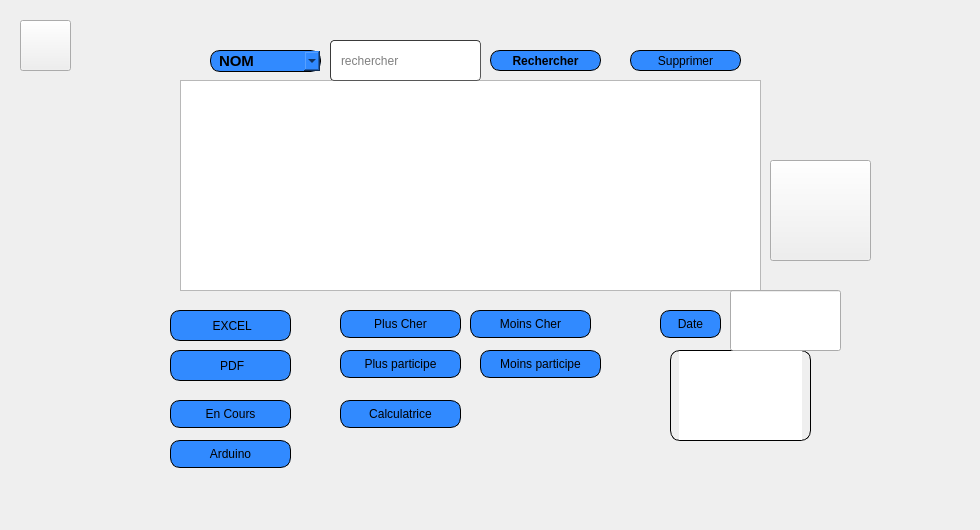
         <widget class="QWidget" name="page_18">
          <widget class="QLabel" name="label_51">
           <property name="geometry">
            <rect>
             <x>0</x>
             <y>-20</y>
             <width>971</width>
             <height>521</height>
            </rect>
           </property>
           <property name="text">
            <string/>
           </property>
           <property name="pixmap">
            <pixmap resource="qt.qrc">:/new/prefix1/icons/haya.png</pixmap>
           </property>
          </widget>
          <widget class="QLabel" name="label_52">
           <property name="geometry">
            <rect>
             <x>120</x>
             <y>30</y>
             <width>761</width>
             <height>441</height>
            </rect>
           </property>
           <property name="text">
            <string/>
           </property>
           <property name="pixmap">
            <pixmap resource="qt.qrc">:/new/prefix1/icons/imf.jpg</pixmap>
           </property>
          </widget>
          <widget class="QTableView" name="tableView">
           <property name="geometry">
            <rect>
             <x>180</x>
             <y>80</y>
             <width>581</width>
             <height>211</height>
            </rect>
           </property>
           <property name="styleSheet">
            <string notr="true">gridline-color: rgb(0, 0, 255);

selection-color: rgb(0, 0, 255);</string>
           </property>
          </widget>
          <widget class="QComboBox" name="comboBox">
           <property name="geometry">
            <rect>
             <x>210</x>
             <y>50</y>
             <width>111</width>
             <height>22</height>
            </rect>
           </property>
           <property name="font">
            <font>
             <family>Arial</family>
             <pointsize>11</pointsize>
             <weight>75</weight>
             <italic>false</italic>
             <bold>true</bold>
            </font>
           </property>
           <property name="styleSheet">
            <string notr="true">		border: 1px solid black;
border-radius: 10px;
padding: 0 8px;
background: #318aff;
font: bold, &quot;Arial&quot;;;
text-align:center;
</string>
           </property>
           <item>
            <property name="text">
             <string>NOM</string>
            </property>
           </item>
           <item>
            <property name="text">
             <string>PRIX</string>
            </property>
           </item>
           <item>
            <property name="text">
             <string>DATE</string>
            </property>
           </item>
          </widget>
          <widget class="QPushButton" name="search">
           <property name="geometry">
            <rect>
             <x>490</x>
             <y>50</y>
             <width>111</width>
             <height>21</height>
            </rect>
           </property>
           <property name="font">
            <font>
             <family>Arial</family>
             <pointsize>9</pointsize>
             <weight>75</weight>
             <italic>false</italic>
             <bold>true</bold>
            </font>
           </property>
           <property name="styleSheet">
            <string notr="true">		border: 1px solid black;
border-radius: 10px;
padding: 0 8px;
background: #318aff;
font: bold, &quot;Arial&quot;;;
text-align:center;
</string>
           </property>
           <property name="text">
            <string>Rechercher</string>
           </property>
           <property name="icon">
            <iconset resource="qt.qrc">
             <normaloff>:/new/prefix1/icons/AP.png</normaloff>:/new/prefix1/icons/AP.png</iconset>
           </property>
           <property name="iconSize">
            <size>
             <width>20</width>
             <height>20</height>
            </size>
           </property>
          </widget>
          <widget class="QLineEdit" name="recherche">
           <property name="geometry">
            <rect>
             <x>330</x>
             <y>40</y>
             <width>151</width>
             <height>41</height>
            </rect>
           </property>
           <property name="styleSheet">
            <string notr="true">	border-width: 1px; border-radius: 4px;
	border-color: rgb(58, 58, 58);
	border-style: inset;
	padding: 0 8px;


	selection-background-color: rgb(187, 187, 187);
	
gridline-color: rgb(0, 0, 255);</string>
           </property>
           <property name="placeholderText">
            <string>rechercher</string>
           </property>
          </widget>
          <widget class="QPushButton" name="supprimer">
           <property name="geometry">
            <rect>
             <x>630</x>
             <y>50</y>
             <width>111</width>
             <height>21</height>
            </rect>
           </property>
           <property name="styleSheet">
            <string notr="true">		border: 1px solid black;
border-radius: 10px;
padding: 0 8px;
background: #318aff;
font: bold, &quot;Arial&quot;;;
text-align:center;
</string>
           </property>
           <property name="text">
            <string>Supprimer</string>
           </property>
           <property name="icon">
            <iconset resource="qt.qrc">
             <normaloff>:/new/prefix1/icons/PP.png</normaloff>:/new/prefix1/icons/PP.png</iconset>
           </property>
          </widget>
          <widget class="QPushButton" name="excel">
           <property name="geometry">
            <rect>
             <x>170</x>
             <y>310</y>
             <width>121</width>
             <height>31</height>
            </rect>
           </property>
           <property name="styleSheet">
            <string notr="true">		border: 1px solid black;
border-radius: 10px;
padding: 0 8px;
background: #318aff;
font: bold, &quot;Arial&quot;;;
text-align:center;
</string>
           </property>
           <property name="text">
            <string> EXCEL</string>
           </property>
           <property name="icon">
            <iconset resource="qt.qrc">
             <normaloff>:/new/prefix1/icons/unnamed.png</normaloff>:/new/prefix1/icons/unnamed.png</iconset>
           </property>
          </widget>
          <widget class="QPushButton" name="pdf">
           <property name="geometry">
            <rect>
             <x>170</x>
             <y>350</y>
             <width>121</width>
             <height>31</height>
            </rect>
           </property>
           <property name="styleSheet">
            <string notr="true">		border: 1px solid black;
border-radius: 10px;
padding: 0 8px;
background: #318aff;
font: bold, &quot;Arial&quot;;;
text-align:center;
</string>
           </property>
           <property name="text">
            <string> PDF</string>
           </property>
           <property name="icon">
            <iconset resource="qt.qrc">
             <normaloff>:/new/prefix1/icons/unnamed.png</normaloff>:/new/prefix1/icons/unnamed.png</iconset>
           </property>
          </widget>
          <widget class="QPushButton" name="encours">
           <property name="geometry">
            <rect>
             <x>170</x>
             <y>400</y>
             <width>121</width>
             <height>28</height>
            </rect>
           </property>
           <property name="styleSheet">
            <string notr="true">		border: 1px solid black;
border-radius: 10px;
padding: 0 8px;
background: #318aff;
font: bold, &quot;Arial&quot;;;
text-align:center;
</string>
           </property>
           <property name="text">
            <string>En Cours</string>
           </property>
           <property name="icon">
            <iconset resource="projet.qrc">
             <normaloff>:/new/prefix1/icons/1458512 (1).png</normaloff>:/new/prefix1/icons/1458512 (1).png</iconset>
           </property>
          </widget>
          <widget class="QPushButton" name="pushButton">
           <property name="geometry">
            <rect>
             <x>340</x>
             <y>400</y>
             <width>121</width>
             <height>28</height>
            </rect>
           </property>
           <property name="styleSheet">
            <string notr="true">		border: 1px solid black;
border-radius: 10px;
padding: 0 8px;
background: #318aff;
font: bold, &quot;Arial&quot;;;
text-align:center;
</string>
           </property>
           <property name="text">
            <string>Calculatrice</string>
           </property>
           <property name="icon">
            <iconset resource="qt.qrc">
             <normaloff>:/new/prefix1/icons/B.png</normaloff>:/new/prefix1/icons/B.png</iconset>
           </property>
          </widget>
          <widget class="QPushButton" name="arduino">
           <property name="geometry">
            <rect>
             <x>170</x>
             <y>440</y>
             <width>121</width>
             <height>28</height>
            </rect>
           </property>
           <property name="styleSheet">
            <string notr="true">		border: 1px solid black;
border-radius: 10px;
padding: 0 8px;
background: #318aff;
font: bold, &quot;Arial&quot;;;
text-align:center;
</string>
           </property>
           <property name="text">
            <string>Arduino</string>
           </property>
           <property name="icon">
            <iconset resource="qt.qrc">
             <normaloff>:/new/prefix1/icons/arrow.png</normaloff>:/new/prefix1/icons/arrow.png</iconset>
           </property>
          </widget>
          <widget class="QTableView" name="tabdate">
           <property name="geometry">
            <rect>
             <x>670</x>
             <y>350</y>
             <width>141</width>
             <height>91</height>
            </rect>
           </property>
           <property name="styleSheet">
            <string notr="true">		border: 1px solid black;
border-radius: 10px;
padding: 0 8px;

font: bold, &quot;Arial&quot;;;
text-align:center;
</string>
           </property>
          </widget>
          <widget class="QLineEdit" name="nbdate">
           <property name="geometry">
            <rect>
             <x>730</x>
             <y>290</y>
             <width>111</width>
             <height>61</height>
            </rect>
           </property>
          </widget>
          <widget class="QPushButton" name="pbdate">
           <property name="geometry">
            <rect>
             <x>660</x>
             <y>310</y>
             <width>61</width>
             <height>28</height>
            </rect>
           </property>
           <property name="styleSheet">
            <string notr="true">		border: 1px solid black;
border-radius: 10px;
padding: 0 8px;
background: #318aff;
font: bold, &quot;Arial&quot;;;
text-align:center;
</string>
           </property>
           <property name="text">
            <string>Date</string>
           </property>
          </widget>
          <widget class="QLabel" name="label_97">
           <property name="geometry">
            <rect>
             <x>170</x>
             <y>50</y>
             <width>31</width>
             <height>21</height>
            </rect>
           </property>
           <property name="text">
            <string/>
           </property>
           <property name="pixmap">
            <pixmap resource="qt.qrc">:/new/prefix1/icons/alpha.png</pixmap>
           </property>
           <property name="scaledContents">
            <bool>true</bool>
           </property>
          </widget>
          <widget class="QPushButton" name="annuler">
           <property name="enabled">
            <bool>true</bool>
           </property>
           <property name="geometry">
            <rect>
             <x>770</x>
             <y>160</y>
             <width>101</width>
             <height>101</height>
            </rect>
           </property>
           <property name="text">
            <string/>
           </property>
           <property name="icon">
            <iconset resource="projet.qrc">
             <normaloff>:/new/prefix1/icons/523146.png</normaloff>:/new/prefix1/icons/523146.png</iconset>
           </property>
           <property name="iconSize">
            <size>
             <width>90</width>
             <height>150</height>
            </size>
           </property>
           <property name="autoDefault">
            <bool>false</bool>
           </property>
          </widget>
          <widget class="QPushButton" name="home_event">
           <property name="geometry">
            <rect>
             <x>20</x>
             <y>20</y>
             <width>51</width>
             <height>51</height>
            </rect>
           </property>
           <property name="styleSheet">
            <string notr="true">background-image: url(:/new/prefix1/icons/icons8_home_48px.png);</string>
           </property>
           <property name="text">
            <string/>
           </property>
          </widget>
          <widget class="QPushButton" name="details">
           <property name="geometry">
            <rect>
             <x>340</x>
             <y>310</y>
             <width>121</width>
             <height>28</height>
            </rect>
           </property>
           <property name="styleSheet">
            <string notr="true">		border: 1px solid black;
border-radius: 10px;
padding: 0 8px;
background: #318aff;
font: bold, &quot;Arial&quot;;;
text-align:center;
</string>
           </property>
           <property name="text">
            <string>Plus Cher</string>
           </property>
           <property name="icon">
            <iconset resource="projet.qrc">
             <normaloff>:/new/prefix1/icons/1458512 (1).png</normaloff>:/new/prefix1/icons/1458512 (1).png</iconset>
           </property>
          </widget>
          <widget class="QPushButton" name="moins_cher">
           <property name="geometry">
            <rect>
             <x>470</x>
             <y>310</y>
             <width>121</width>
             <height>28</height>
            </rect>
           </property>
           <property name="styleSheet">
            <string notr="true">		border: 1px solid black;
border-radius: 10px;
padding: 0 8px;
background: #318aff;
font: bold, &quot;Arial&quot;;;
text-align:center;
</string>
           </property>
           <property name="text">
            <string>Moins Cher</string>
           </property>
           <property name="icon">
            <iconset resource="projet.qrc">
             <normaloff>:/new/prefix1/icons/1458512 (1).png</normaloff>:/new/prefix1/icons/1458512 (1).png</iconset>
           </property>
          </widget>
          <widget class="QPushButton" name="mindemande">
           <property name="geometry">
            <rect>
             <x>480</x>
             <y>350</y>
             <width>121</width>
             <height>28</height>
            </rect>
           </property>
           <property name="styleSheet">
            <string notr="true">		border: 1px solid black;
border-radius: 10px;
padding: 0 8px;
background: #318aff;
font: bold, &quot;Arial&quot;;;
text-align:center;
</string>
           </property>
           <property name="text">
            <string>Moins participe</string>
           </property>
           <property name="icon">
            <iconset resource="projet.qrc">
             <normaloff>:/new/prefix1/icons/2558944.png</normaloff>:/new/prefix1/icons/2558944.png</iconset>
           </property>
          </widget>
          <widget class="QPushButton" name="max_demande">
           <property name="geometry">
            <rect>
             <x>340</x>
             <y>350</y>
             <width>121</width>
             <height>28</height>
            </rect>
           </property>
           <property name="styleSheet">
            <string notr="true">		border: 1px solid black;
border-radius: 10px;
padding: 0 8px;
background: #318aff;
font: bold, &quot;Arial&quot;;;
text-align:center;
</string>
           </property>
           <property name="text">
            <string>Plus participe</string>
           </property>
           <property name="icon">
            <iconset resource="projet.qrc">
             <normaloff>:/new/prefix1/icons/2558944.png</normaloff>:/new/prefix1/icons/2558944.png</iconset>
           </property>
          </widget>
         </widget>
